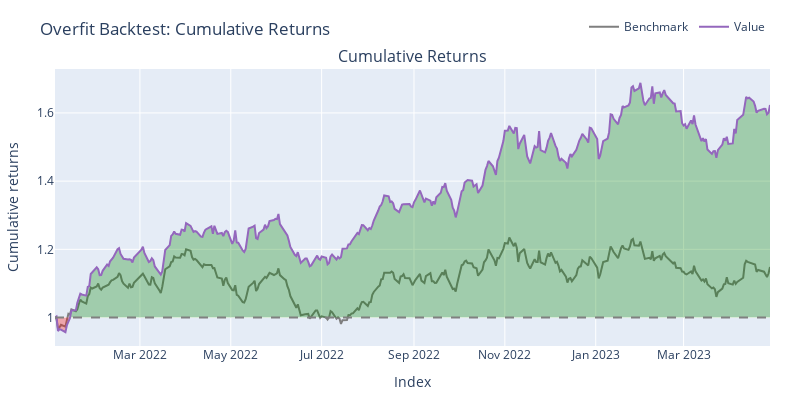

Here is the notebook cell this chart was saved with:
### Code cell
pyopt_pf.plot(width=800, height=400, title='Overfit Backtest: Cumulative Returns').show();

### Figure 1 — Plotly figure (JSON) as saved in the notebook; plotly's stock layout.template omitted (floating-point values rounded to 4 significant figures; data arrays with more than 128 entries replaced by an {"elided": "..."} marker saying what was removed)
{"data": [{"legendgroup": "0", "line": {"color": "#7f7f7f"}, "name": "Benchmark", "showlegend": true, "type": "scatter", "uid": "c6d96493-0267-411b-b3b9-4010220f9fce", "x": {"elided": "330 str values"}, "xaxis": "x", "y": {"elided": "330 float values"}, "yaxis": "y"}, {"hoverinfo": "skip", "legendgroup": "1", "line": {"color": "rgba(0, 0, 0, 0)", "width": 0}, "opacity": 0, "showlegend": false, "type": "scatter", "uid": "1cb2d496-731d-40d5-bb34-dc4d7380967b", "x": {"elided": "330 str values"}, "xaxis": "x", "y": {"elided": "330 int values"}, "yaxis": "y"}, {"connectgaps": false, "fill": "tonexty", "fillcolor": "rgba(0, 128, 0, 0.3)", "hoverinfo": "skip", "legendgroup": "1", "line": {"color": "rgba(0, 0, 0, 0)", "width": 0}, "opacity": 0, "showlegend": false, "type": "scatter", "uid": "60faf205-cc76-4c5e-ad8c-3e3bc893cdf8", "x": {"elided": "330 str values"}, "xaxis": "x", "y": {"elided": "330 float values"}, "yaxis": "y"}, {"hoverinfo": "skip", "legendgroup": "1", "line": {"color": "rgba(0, 0, 0, 0)", "width": 0}, "opacity": 0, "showlegend": false, "type": "scatter", "uid": "e71a1d8d-9851-438e-bdae-b62a330989c4", "x": {"elided": "330 str values"}, "xaxis": "x", "y": {"elided": "330 int values"}, "yaxis": "y"}, {"connectgaps": false, "fill": "tonexty", "fillcolor": "rgba(255, 0, 0, 0.3)", "hoverinfo": "skip", "legendgroup": "1", "line": {"color": "rgba(0, 0, 0, 0)", "width": 0}, "opacity": 0, "showlegend": false, "type": "scatter", "uid": "ee9f7287-22c4-4455-9568-99104e4cf2f5", "x": {"elided": "330 str values"}, "xaxis": "x", "y": {"elided": "330 float values"}, "yaxis": "y"}, {"legendgroup": "2", "line": {"color": "#9467bd"}, "name": "Value", "showlegend": true, "type": "scatter", "uid": "540180f4-4fd2-45ab-a6c9-1fdfcf2dd625", "x": {"elided": "330 str values"}, "xaxis": "x", "y": {"elided": "330 float values"}, "yaxis": "y"}, {"hoverinfo": "skip", "legendgroup": "1", "line": {"color": "rgba(0, 0, 0, 0)", "width": 0}, "opacity": 0, "showlegend": false, "type": "scatter", "uid": "cfae5312-690e-4bcb-8bba-80d2ae03a1cf", "x": {"elided": "330 str values"}, "xaxis": "x", "y": {"elided": "330 int values"}, "yaxis": "y"}], "layout": {"annotations": [{"font": {"size": 16}, "showarrow": false, "text": "Cumulative Returns", "x": 0.5, "xanchor": "center", "xref": "paper", "y": 1, "yanchor": "bottom", "yref": "paper"}], "height": 400, "legend": {"orientation": "h", "traceorder": "normal", "x": 1, "xanchor": "right", "y": 1.1, "yanchor": "bottom"}, "margin": {"b": 30, "l": 30, "r": 30, "t": 30}, "shapes": [{"line": {"color": "gray", "dash": "dash"}, "type": "line", "x0": 0, "x1": 1, "xref": "paper", "y0": 1, "y1": 1, "yref": "y"}], "showlegend": true, "title": {"text": "Overfit Backtest: Cumulative Returns"}, "width": 800, "xaxis": {"anchor": "y", "domain": [0, 1], "title": {"text": "Index"}}, "yaxis": {"anchor": "x", "domain": [0, 1], "title": {"text": "Cumulative returns"}}}}
